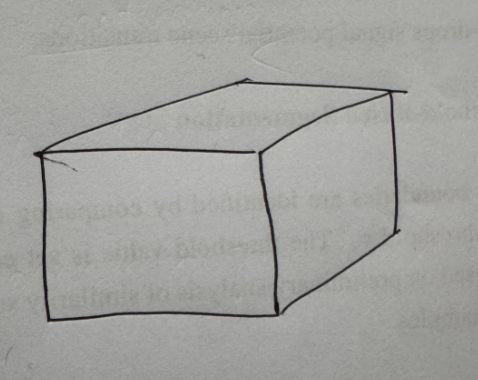
#> input picture cuboid.png, 478 x 380 px
$ jupyter execute --allow-errors ransac_cuboid_detection.ipynb
#> lines starting #> are read from the running program, lines starting #| are printed output that depends on the picture; after the words box and inside, x2 and y2 are one past the last pixel; in counts of white or black regions, pixels touching at a corner belong together
# Cuboid Line Detection using Sequential RANSAC
Detects structural lines of a hand-drawn cuboid from an image using a Sequential RANSAC approach on edge pixels.

[cell 1]
# Cell 1: Setup and Preprocessing
import cv2
import numpy as np
import matplotlib.pyplot as plt
from skimage.measure import ransac, LineModelND
from skimage.morphology import skeletonize

# Load the image
img_color = cv2.imread('cuboid.png')
#> img_color is the input picture: shape (380, 478, 3); mean B, G, R 158.7, 162.5, 161.8
if img_color is None:
    raise FileNotFoundError("Could not load 'cuboid.png'. Make sure it is in the same directory as this notebook.")

# Convert BGR to RGB for matplotlib display
img_rgb = cv2.cvtColor(img_color, cv2.COLOR_BGR2RGB)

# Convert to grayscale
gray = cv2.cvtColor(img_color, cv2.COLOR_BGR2GRAY)

# Apply Gaussian Blur to reduce paper texture
blurred = cv2.GaussianBlur(gray, (5, 5), 1.5)
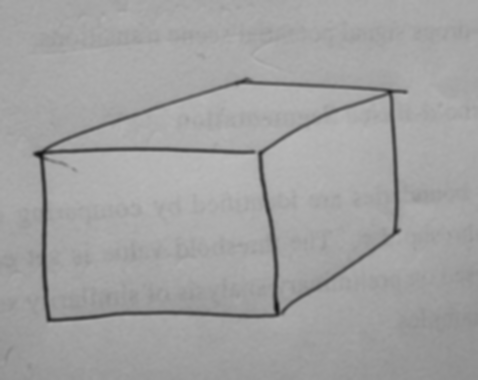
#> blurred: shape (380, 478); min 21, max 185, mean 161.8

# Adaptive Mean threshold: compares each pixel to the mean of its local
# neighborhood, so it handles uneven lighting and ignores faint bleed-through.
# blockSize: size of the local neighborhood (must be odd). Increase for broader context.
# C: constant subtracted from the local mean. Increase to require darker strokes.
adaptive_block = 51
adaptive_C = 15
binary = cv2.adaptiveThreshold(
    blurred, 255, cv2.ADAPTIVE_THRESH_MEAN_C,
    cv2.THRESH_BINARY_INV, adaptive_block, adaptive_C
)
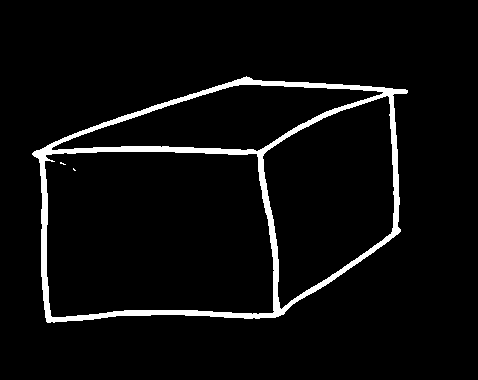
#> binary: shape (380, 478); 4.7% white; 3 white regions (2 under 20 px), largest, box (x1, y1, x2, y2) and area: (32, 76, 408, 323) 8498

# Light morphological opening to remove small specks without eroding thin lines
# Use a small 3x3 kernel with 1 iteration — increase if noise remains
kernel = cv2.getStructuringElement(cv2.MORPH_ELLIPSE, (3, 3))
binary_clean = cv2.morphologyEx(binary, cv2.MORPH_OPEN, kernel, iterations=1)
#> binary_clean: shape (380, 478); 4.7% white; 1 white region, box (x1, y1, x2, y2) and area: (32, 76, 408, 323) 8487

# Remove small connected components — keep only large blobs (cuboid strokes)
num_labels, labels, stats, _ = cv2.connectedComponentsWithStats(binary_clean, connectivity=8)
#> num_labels = 2; stats = [[0, 0, 478, 380, 173153], [32, 76, 376, 247, 8487]]
min_component_area = 200  # pixels; increase to be more aggressive
filtered = np.zeros_like(binary_clean)
for lbl in range(1, num_labels):
    if stats[lbl, cv2.CC_STAT_AREA] >= min_component_area:
        filtered[labels == lbl] = 255

# Skeletonize from the cleaned binary to get 1-pixel-wide lines
skeleton = skeletonize(filtered > 0)
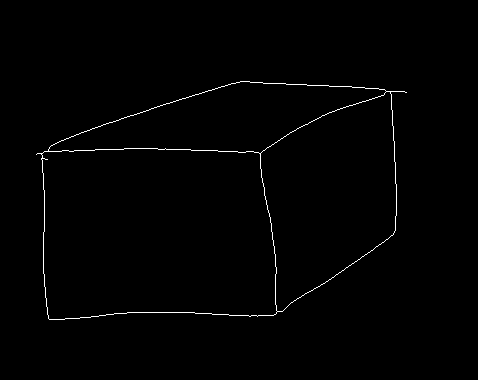
#> skeleton: shape (380, 478) bool; 0.84% white in thin lines or dots, all inside (x1, y1, x2, y2) = (36, 81, 407, 320)
edges = (skeleton.astype(np.uint8)) * 255

# Plot original, adaptive binarized, cleaned binary, and skeleton
fig, axes = plt.subplots(1, 4, figsize=(24, 6))
axes[0].imshow(img_rgb)
axes[0].set_title('Original Image')
axes[0].axis('off')

axes[1].imshow(binary, cmap='gray')
axes[1].set_title(f'Adaptive Mean (block={adaptive_block}, C={adaptive_C})')
axes[1].axis('off')

axes[2].imshow(filtered, cmap='gray')
axes[2].set_title('After Morph Open + CC Filter')
axes[2].axis('off')

axes[3].imshow(edges, cmap='gray')
axes[3].set_title('Skeletonized')
axes[3].axis('off')

plt.tight_layout()
plt.show()
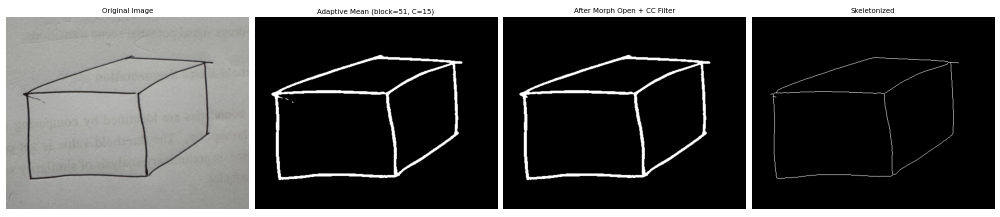
#> figure drawn by matplotlib, 4 panels

[cell 2]
# Cell 2: Extracting Pixel Coordinates

# np.nonzero returns (row_indices, col_indices) i.e. (y, x)
ys, xs = np.nonzero(edges)
#> ys = 1528 values from 81 to 319; xs = 1528 values, max 406 at index 206, min 36 at index 773, mean 221.2

# Stack into an Nx2 array of (x, y) points for RANSAC
points = np.column_stack((xs, ys)).astype(np.float64)
#> points = 1528 pairs, first value 36 to 406, second value 81 to 319

print(f'Total edge pixels extracted: {len(points)}')
#| Total edge pixels extracted: 1528

[cell 3]
# Cell 3: The Sequential RANSAC Loop

detected_lines = []          # Will store (x0, y0, x1, y1) for each detected segment
remaining_points = points.copy()
#> remaining_points has the same summary as points

min_points_to_continue = 50  # Stop if fewer edge pixels remain
max_lines = 15               # Maximum number of lines to extract
min_inliers = 30             # Minimum inliers to accept a line (skip noise)

# RANSAC residual_threshold: how far (in pixels) a point can be from
# the fitted line and still count as an inlier.
# Since the skeleton is 1-pixel wide, use a very tight threshold (1.0-1.5)
# to prevent the line from "absorbing" nearby perpendicular/intersecting pixels.
residual_threshold = 1.0

# Max gap allowed between consecutive inlier pixels along the line.
# If a gap exceeds this, only the largest continuous chunk is kept.
max_gap = 15

#> (the rest of this cell did not finish here and is left out)

[cell 4]
# Cell 4: Post-Processing - Corner Snapping
import copy
from itertools import combinations

def line_intersection(line1, line2):
    """Calculate the intersection point of two infinite lines defined by segments.
    Each line is (x0, y0, x1, y1).
    Returns (x, y) or None if lines are parallel."""
    x1, y1, x2, y2 = line1
    x3, y3, x4, y4 = line2

    denom = (x1 - x2) * (y3 - y4) - (y1 - y2) * (x3 - x4)
    if abs(denom) < 1e-10:
        return None  # parallel or coincident

    t = ((x1 - x3) * (y3 - y4) - (y1 - y3) * (x3 - x4)) / denom

    ix = x1 + t * (x2 - x1)
    iy = y1 + t * (y2 - y1)
    return (ix, iy)

# Distance threshold: endpoints closer than this will be snapped together
snap_threshold = 20

# Work on a deep copy so we can modify endpoints freely
snapped_lines = [list(line) for line in detected_lines]

snapped_corners = []  # Track snapped intersection points for visualization

for i, j in combinations(range(len(snapped_lines)), 2):
    a = snapped_lines[i]  # [x0, y0, x1, y1]
    b = snapped_lines[j]

    # All 4 endpoint-pair distances
    # (a_start, b_start), (a_start, b_end), (a_end, b_start), (a_end, b_end)
    endpoints = [
        (0, 0, np.hypot(a[0] - b[0], a[1] - b[1])),   # A start - B start
        (0, 1, np.hypot(a[0] - b[2], a[1] - b[3])),   # A start - B end
        (1, 0, np.hypot(a[2] - b[0], a[3] - b[1])),   # A end   - B start
        (1, 1, np.hypot(a[2] - b[2], a[3] - b[3])),   # A end   - B end
    ]

    # Find the closest endpoint pair
    a_idx, b_idx, min_dist = min(endpoints, key=lambda x: x[2])

    if min_dist < snap_threshold:
        # Calculate exact mathematical intersection
        intersection = line_intersection(tuple(a), tuple(b))
        if intersection is None:
            # Parallel lines — just average the close endpoints
            if a_idx == 0:
                ax_, ay_ = a[0], a[1]
            else:
                ax_, ay_ = a[2], a[3]
            if b_idx == 0:
                bx_, by_ = b[0], b[1]
            else:
                bx_, by_ = b[2], b[3]
            intersection = ((ax_ + bx_) / 2, (ay_ + by_) / 2)

        ix, iy = intersection

        # Update the respective endpoints of both lines
        if a_idx == 0:
            snapped_lines[i][0], snapped_lines[i][1] = ix, iy
        else:
            snapped_lines[i][2], snapped_lines[i][3] = ix, iy

        if b_idx == 0:
            snapped_lines[j][0], snapped_lines[j][1] = ix, iy
        else:
            snapped_lines[j][2], snapped_lines[j][3] = ix, iy

        snapped_corners.append((ix, iy))
        print(f'Snapped Line {i+1} {"start" if a_idx==0 else "end"} <-> '
              f'Line {j+1} {"start" if b_idx==0 else "end"} '
              f'(dist={min_dist:.1f}px) -> ({ix:.1f}, {iy:.1f})')

# Convert back to tuples
snapped_lines = [tuple(line) for line in snapped_lines]

print(f'\nTotal corners snapped: {len(snapped_corners)}')

[cell 5]
# Cell 5: Visualization

fig, axes = plt.subplots(1, 2, figsize=(24, 10))

# --- Left: Raw RANSAC lines ---
axes[0].imshow(img_rgb)
axes[0].set_title(f'Raw RANSAC ({len(detected_lines)} segments)', fontsize=14)
axes[0].axis('off')
for idx, (x0, y0, x1, y1) in enumerate(detected_lines):
    axes[0].plot([x0, x1], [y0, y1], color='lime', linewidth=2.5)

# --- Right: Corner-snapped lines ---
axes[1].imshow(img_rgb)
axes[1].set_title(f'Corner-Snapped ({len(snapped_lines)} segments, {len(snapped_corners)} corners)', fontsize=14)
axes[1].axis('off')
for idx, (x0, y0, x1, y1) in enumerate(snapped_lines):
    axes[1].plot([x0, x1], [y0, y1], color='lime', linewidth=2.5,
                 label=f'Line {idx+1}' if idx < 12 else None)

# Draw small circles at snapped corner joints
for cx, cy in snapped_corners:
    axes[1].plot(cx, cy, 'ro', markersize=8, markeredgecolor='white', markeredgewidth=1.5)

axes[1].legend(loc='upper right', fontsize=8, framealpha=0.7)

plt.tight_layout()
plt.show()

# === TUNING TIPS ===
# 1. snap_threshold (Cell 4):
#    - Increase to snap corners that are farther apart.
#    - Decrease if false snaps are occurring between unrelated lines.
#
# 2. RANSAC residual_threshold (Cell 3):
#    - For 1-pixel skeletons, keep at 1.0-1.5.
#
# 3. max_gap (Cell 3):
#    - Controls how aggressively line segments are trimmed at gaps.
#
# 4. Adaptive threshold params (Cell 1: adaptive_block, adaptive_C):
#    - Increase adaptive_C to require darker strokes.
#    - Increase adaptive_block for broader local context.
